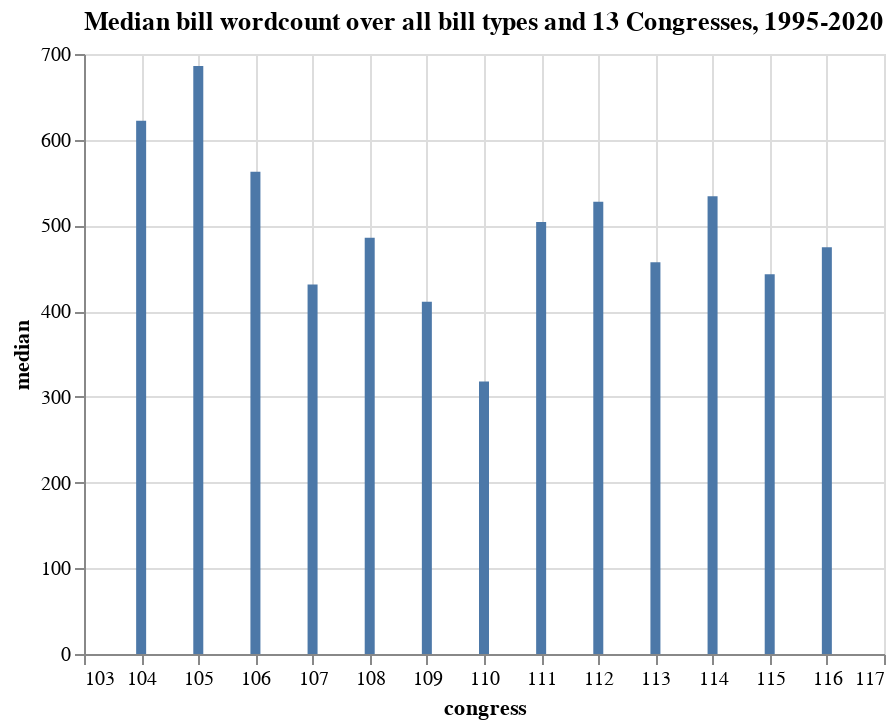

Notebook code for this chart:
### Markdown cell above
#### Graphing the median bill word count by congress

### Code cell
alt.Chart(summary).mark_bar().encode(
    x='congress',
    y='median'
).properties(
    title='Median bill wordcount over all bill types and 13 Congresses, 1995-2020'
)

### Figure 1 — Vega-Lite specification as saved in the notebook (floating-point values rounded to 4 significant figures)
{"config": {"view": {"continuousWidth": 400, "continuousHeight": 300}}, "data": {"name": "data-3d524268f2fb2550b0766dfc7a864dd6"}, "mark": "bar", "encoding": {"x": {"type": "quantitative", "field": "congress"}, "y": {"type": "quantitative", "field": "median"}}, "title": "Median bill wordcount over all bill types and 13 Congresses, 1995-2020", "$schema": "https://vega.github.io/schema/vega-lite/v4.8.1.json", "datasets": {"data-3d524268f2fb2550b0766dfc7a864dd6": [{"congress": 104, "mean": 8343.0, "median": 622.0, "max": 347200.0, "min": 118.0, "sum": 2803000.0}, {"congress": 105, "mean": 7830.0, "median": 686.0, "max": 429200.0, "min": 64.0, "sum": 3156000.0}, {"congress": 106, "mean": 5597.0, "median": 562.5, "max": 319900.0, "min": 103.0, "sum": 3380000.0}, {"congress": 107, "mean": 6204.0, "median": 431.0, "max": 285500.0, "min": 102.0, "sum": 2376000.0}, {"congress": 108, "mean": 5900.0, "median": 485.5, "max": 313300.0, "min": 104.0, "sum": 2974000.0}, {"congress": 109, "mean": 6333.0, "median": 411.0, "max": 344000.0, "min": 66.0, "sum": 3059000.0}, {"congress": 110, "mean": 5625.0, "median": 318.0, "max": 292100.0, "min": 59.0, "sum": 2492000.0}, {"congress": 111, "mean": 8752.0, "median": 504.0, "max": 395600.0, "min": 103.0, "sum": 3361000.0}, {"congress": 112, "mean": 6511.0, "median": 527.5, "max": 296300.0, "min": 103.0, "sum": 1849000.0}, {"congress": 113, "mean": 6568.0, "median": 457.0, "max": 327100.0, "min": 67.0, "sum": 1931000.0}, {"congress": 114, "mean": 7859.0, "median": 534.0, "max": 420000.0, "min": 103.0, "sum": 2570000.0}, {"congress": 115, "mean": 6905.0, "median": 443.0, "max": 411000.0, "min": 128.0, "sum": 2838000.0}, {"congress": 116, "mean": 10900.0, "median": 474.5, "max": 950400.0, "min": 113.0, "sum": 2833000.0}]}}
